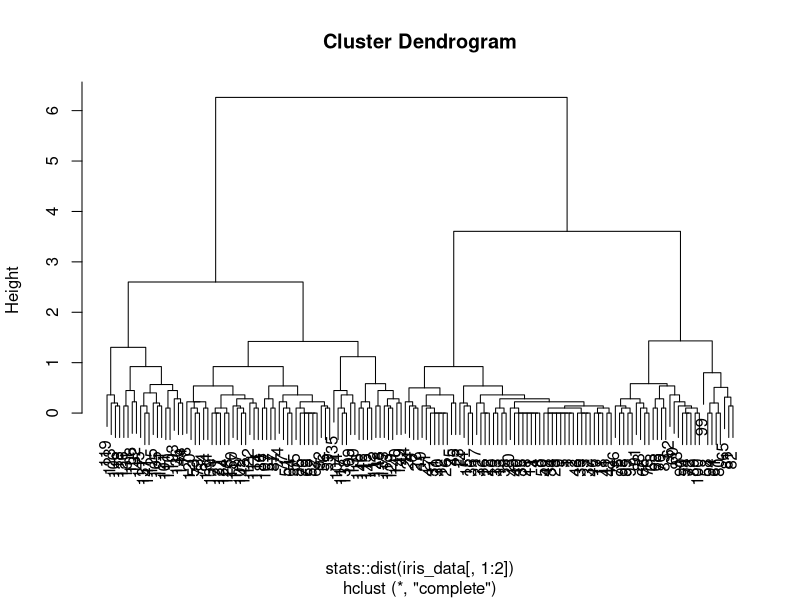
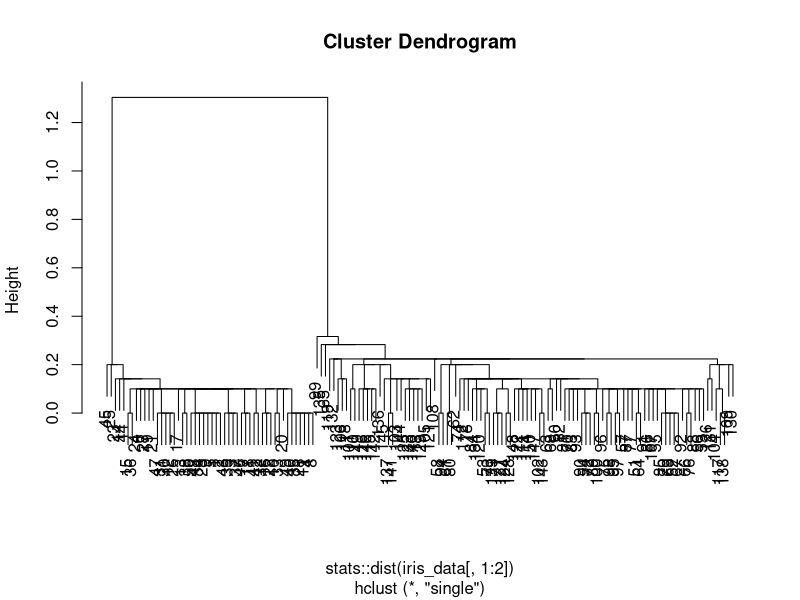
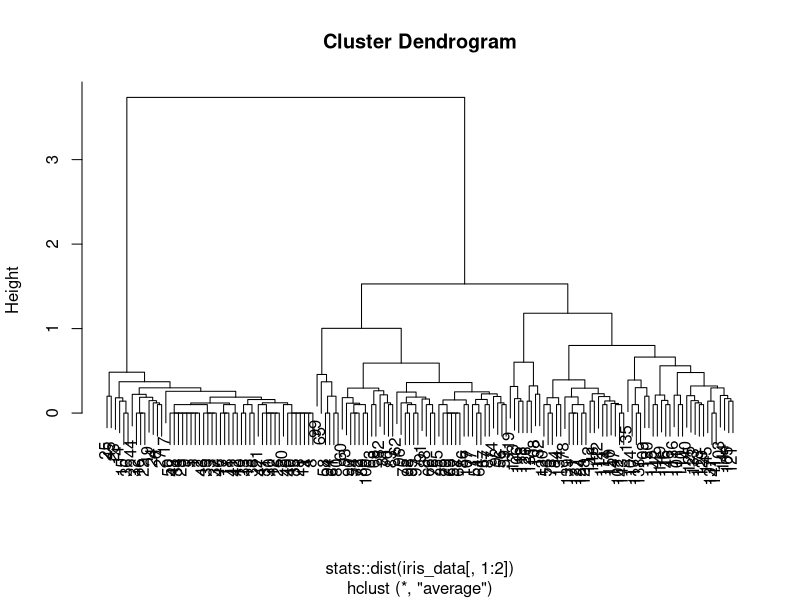
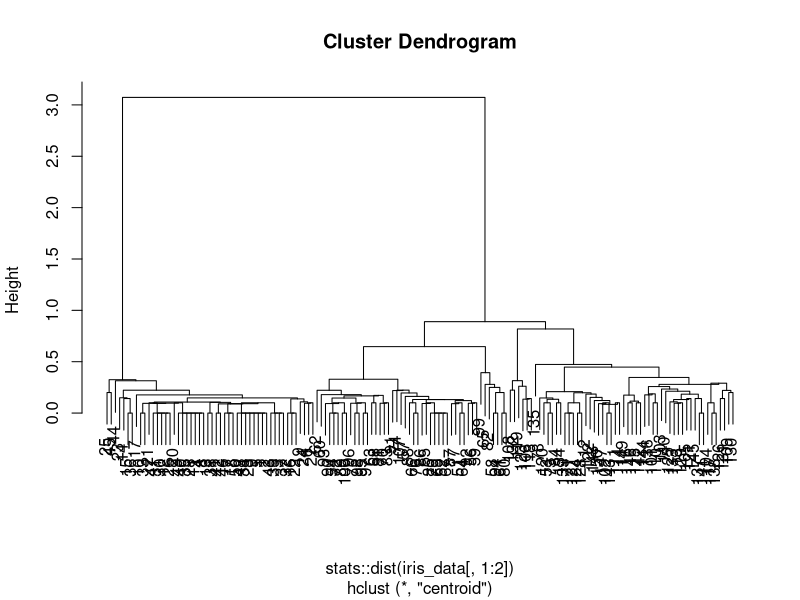

The R script that drew these images, in order:
# use it only the first time if library is not installed already
# install.packages("cluster")
library(cluster)

iris_data<-iris[,3:5]

h.clus<-hclust(stats::dist(iris_data[, 1:2]),method="complete")
plot(h.clus)

clusterCut <- cutree(h.clus, 3)
table(clusterCut, iris_data$Species)

h.clus<-hclust(stats::dist(iris_data[, 1:2]),method = "single")
plot(h.clus)

clusterCut <- cutree(h.clus, 3)
table(clusterCut, iris_data$Species)

h.clus<-hclust(stats::dist(iris_data[, 1:2]),method = "average")
plot(h.clus)

clusterCut <- cutree(h.clus, 3)
table(clusterCut, iris_data$Species)

h.clus<-hclust(stats::dist(iris_data[, 1:2]),method = "centroid")
plot(h.clus)

clusterCut <- cutree(h.clus, 3)
table(clusterCut, iris_data$Species)
